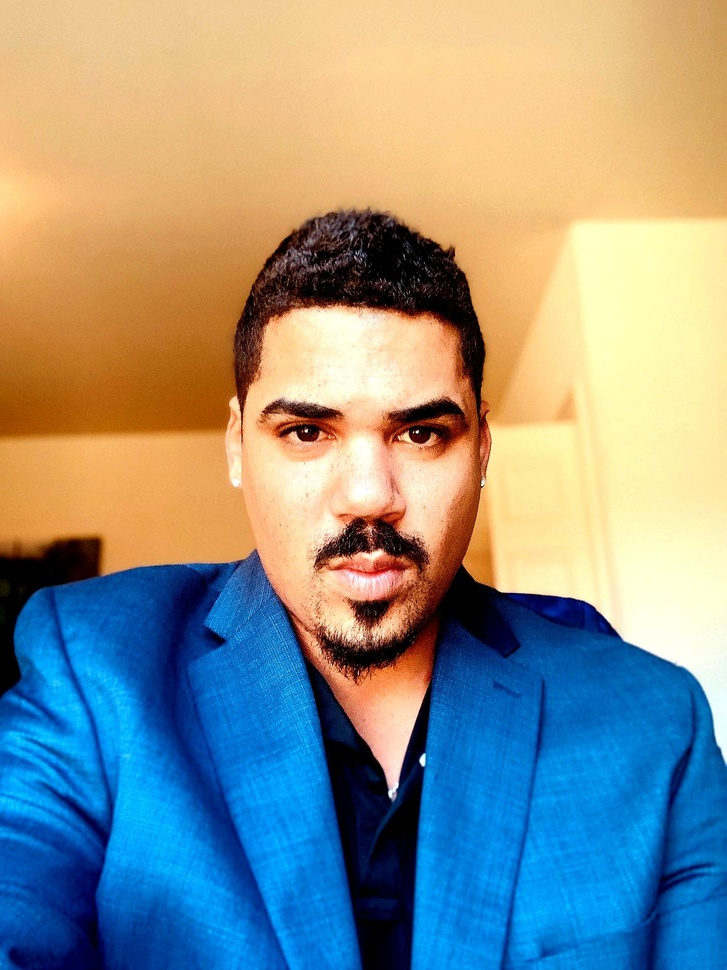
#> input picture image_enhancer/editedImgs/IMG_1888_edited.jpg, 727 x 970 px, shrunk from 1158 x 1544 before the run
$ python photoEditor.py
#> lines starting #> are read from the running program, lines starting #| are printed output that depends on the picture
#> the answer given: editedImgs/IMG_1888_edited.jpg
import os
from PIL import Image, ImageFilter, ImageEnhance
from tkinter import filedialog
from tkinter import Tk, messagebox

def edit_image(filepath):
#> called with filepath = 'editedImgs/IMG_1888_edited.jpg'
    img = Image.open(filepath)
#> img is the input picture: PIL image 727x970 RGB; mean R, G, B 142.6, 147.4, 139.7

    # Apply sharpen filter
    img = img.filter(ImageFilter.SHARPEN)

    # Increase contrast
    factor = 1.5
    enhancer = ImageEnhance.Contrast(img)
    img = enhancer.enhance(factor)
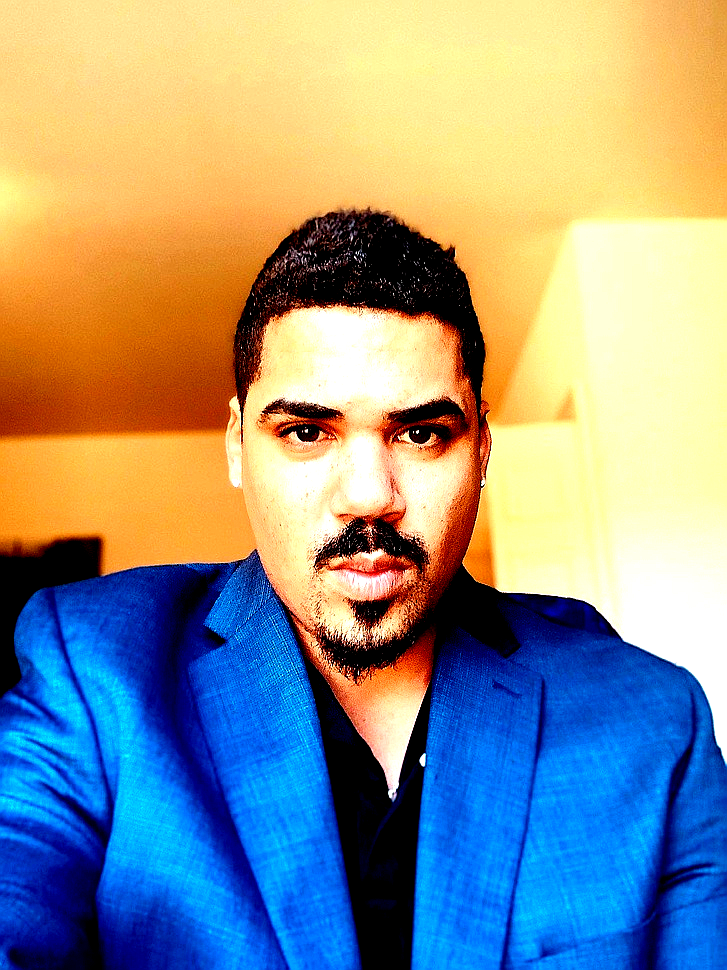
#> img: PIL image 727x970 RGB; mean R, G, B 147.4, 149.5, 139.9

    # Apply edge enhancement filter
    img = img.filter(ImageFilter.EDGE_ENHANCE)
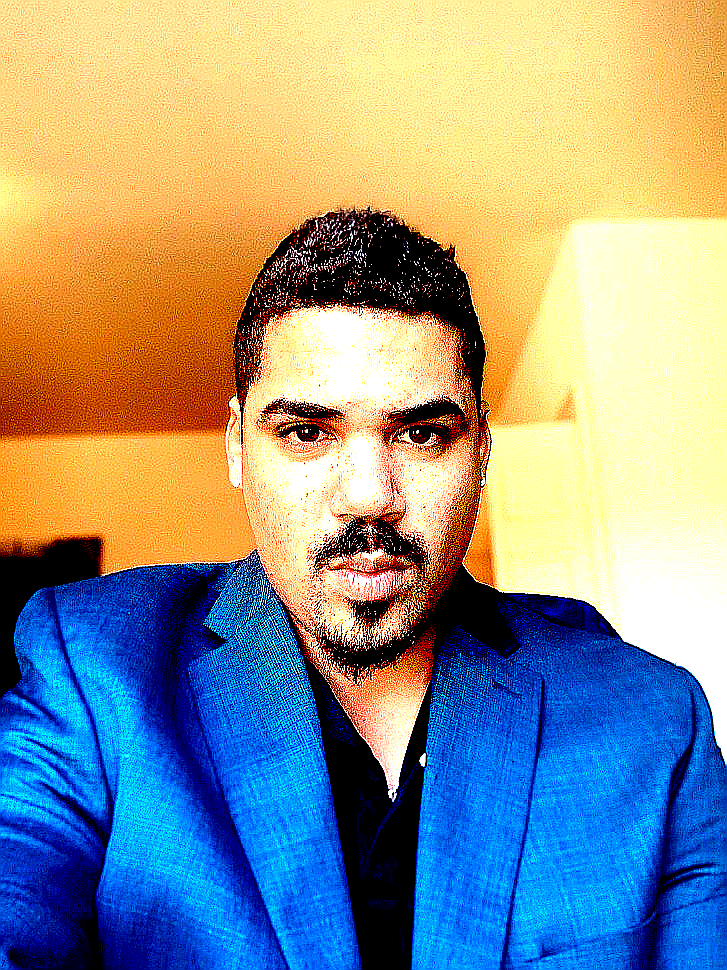
#> img: PIL image 727x970 RGB; mean R, G, B 147.3, 150.4, 140.3

    # Apply smooth filter
    img = img.filter(ImageFilter.SMOOTH_MORE)

    # Add a little bit of noise
    img = img.effect_spread(10)
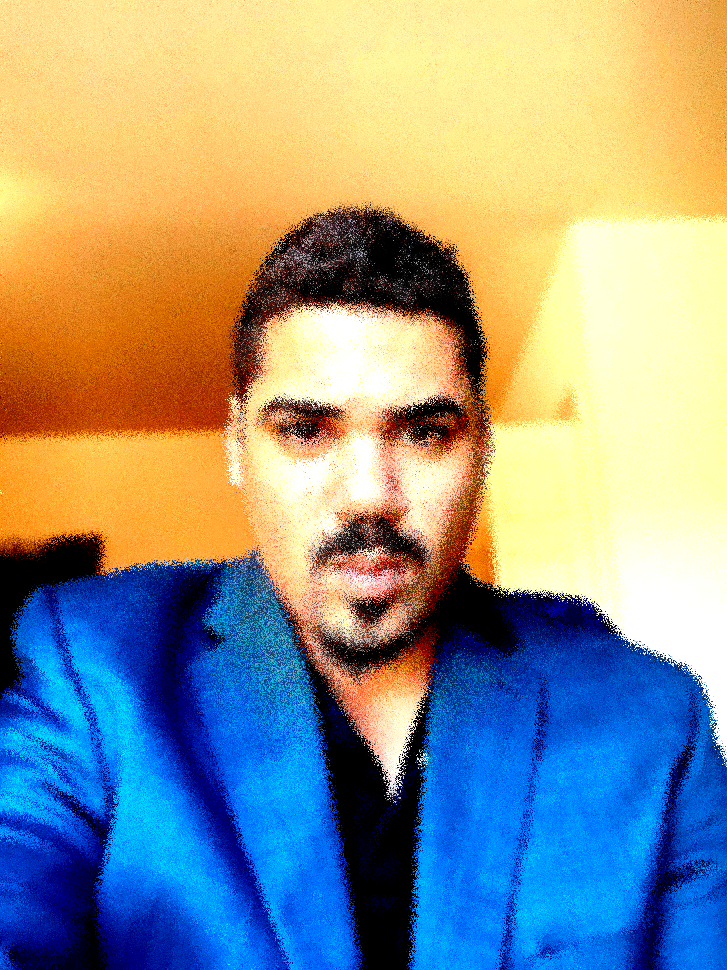
#> img: PIL image 727x970 RGB; mean R, G, B 147.1, 150.2, 140.3

    img = img.filter(ImageFilter.UnsharpMask(radius=5, percent=30))

    # Get the base name of the file (without the directory path)
    base = os.path.basename(filepath)
    filename, ext = os.path.splitext(base)

    # Get the path to the Documents folder
    documents_path = os.path.expanduser('~/Documents')

    # Save the edited image in the Documents folder
    edited_filepath = os.path.join(documents_path, f'{filename}_edited{ext}')
    img.save(edited_filepath)

    return edited_filepath

def open_file_dialog():
    root = Tk()
    root.withdraw()  # Close the Tkinter window
    messagebox.showinfo("Information","Please select an image file to edit.")
    root.filename = filedialog.askopenfilename(initialdir="/", title="Select file",
                                               filetypes=(("jpeg files", "*.jpg"), ("all files", "*.*")))
    return root.filename

def main():
    filepath = open_file_dialog()
    edited_filepath = edit_image(filepath)
    messagebox.showinfo("Information",f"Edited image is saved as {edited_filepath}")

if __name__ == "__main__":
    main()
